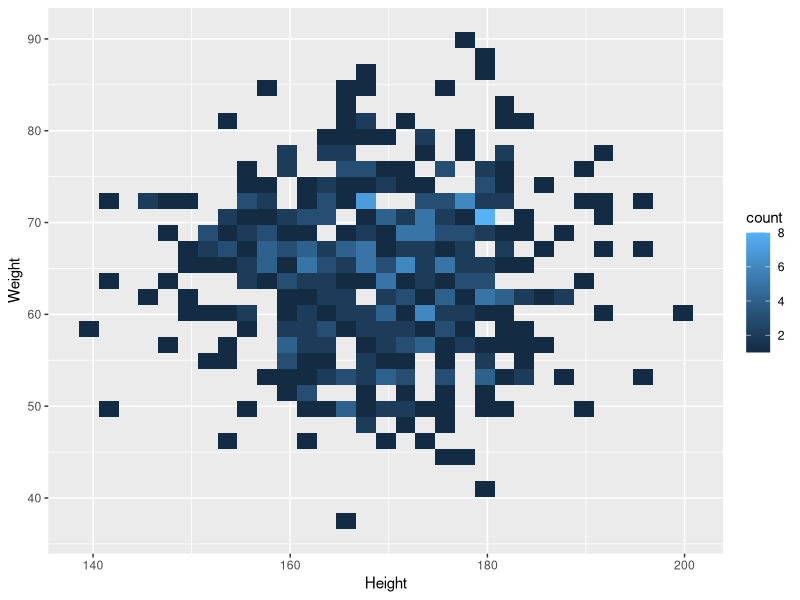

Recreate this plot in R.
#4 2D Histogram / Contour
library(ggplot2)

data <- data.frame(
  Height = rnorm(500, 170, 10),
  Weight = rnorm(500, 65, 8)
)

ggplot(data, aes(x = Height, y = Weight)) +
  geom_bin2d()
